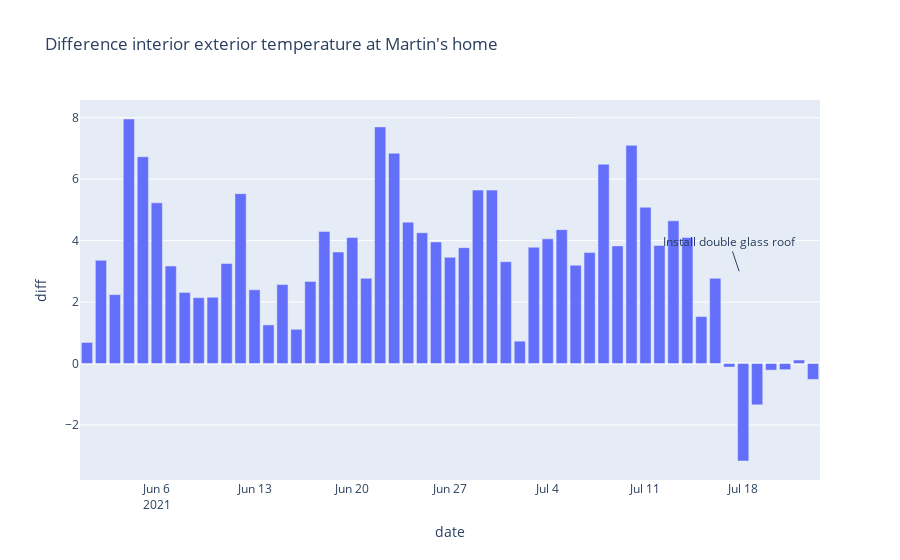

Here is the notebook cell this chart was saved with:
### Code cell
df_plot_am = df.query("year==2021").groupby('date')['diff'].mean().reset_index()
fig = px.bar(df_plot_am, 
                 x="date", 
                 y="diff", 
                 title="Difference interior exterior temperature at Martin's home")
fig.add_annotation(x=date_installation, y=3,
            text="Install double glass roof",
            showarrow=True,
            arrowhead=0)
fig.show()

### Figure 1 — Plotly figure (JSON) as saved in the notebook; plotly's stock layout.template omitted (floating-point values rounded to 4 significant figures)
{"data": [{"alignmentgroup": "True", "hovertemplate": "date=%{x}<br>diff=%{y}<extra></extra>", "legendgroup": "", "marker": {"color": "#636efa"}, "name": "", "offsetgroup": "", "orientation": "v", "showlegend": false, "textposition": "auto", "type": "bar", "x": ["2021-06-01", "2021-06-02", "2021-06-03", "2021-06-04", "2021-06-05", "2021-06-06", "2021-06-07", "2021-06-08", "2021-06-09", "2021-06-10", "2021-06-11", "2021-06-12", "2021-06-13", "2021-06-14", "2021-06-15", "2021-06-16", "2021-06-17", "2021-06-18", "2021-06-19", "2021-06-20", "2021-06-21", "2021-06-22", "2021-06-23", "2021-06-24", "2021-06-25", "2021-06-26", "2021-06-27", "2021-06-28", "2021-06-29", "2021-06-30", "2021-07-01", "2021-07-02", "2021-07-03", "2021-07-04", "2021-07-05", "2021-07-06", "2021-07-07", "2021-07-08", "2021-07-09", "2021-07-10", "2021-07-11", "2021-07-12", "2021-07-13", "2021-07-14", "2021-07-15", "2021-07-16", "2021-07-17", "2021-07-18", "2021-07-19", "2021-07-20", "2021-07-21", "2021-07-22", "2021-07-23"], "xaxis": "x", "y": [0.6857, 3.357, 2.243, 7.957, 6.729, 5.229, 3.171, 2.314, 2.143, 2.157, 3.257, 5.529, 2.4, 1.257, 2.571, 1.114, 2.671, 4.3, 3.629, 4.1, 2.771, 7.7, 6.843, 4.6, 4.257, 3.957, 3.457, 3.771, 5.643, 5.643, 3.314, 0.7286, 3.786, 4.057, 4.357, 3.2, 3.614, 6.486, 3.829, 7.1, 5.086, 3.843, 4.643, 4.1, 1.529, 2.771, -0.1143, -3.171, -1.343, -0.2143, -0.2, 0.1143, -0.5167], "yaxis": "y"}], "layout": {"annotations": [{"arrowhead": 0, "showarrow": true, "text": "Install double glass roof", "x": "2021-07-17 17:00:00", "y": 3}], "barmode": "relative", "legend": {"tracegroupgap": 0}, "title": {"text": "Difference interior exterior temperature at Martin's home"}, "xaxis": {"anchor": "y", "domain": [0, 1], "title": {"text": "date"}}, "yaxis": {"anchor": "x", "domain": [0, 1], "title": {"text": "diff"}}}}
